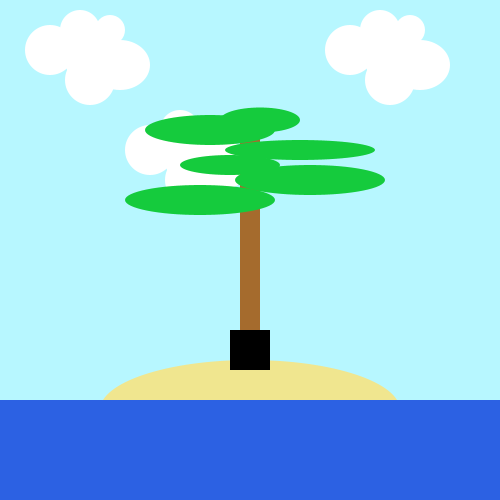
Frame 1 (no input)
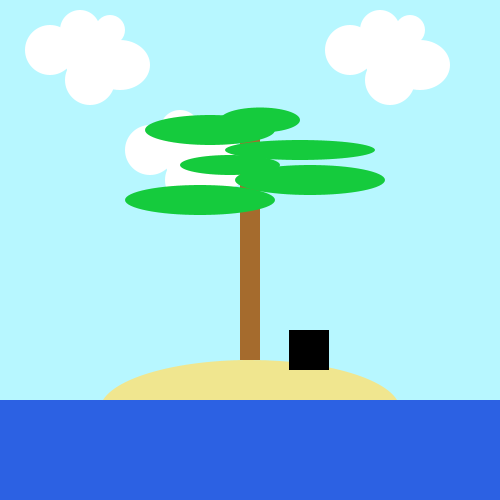
Frame 60 (the mouse pressed at the canvas centre just before this capture)
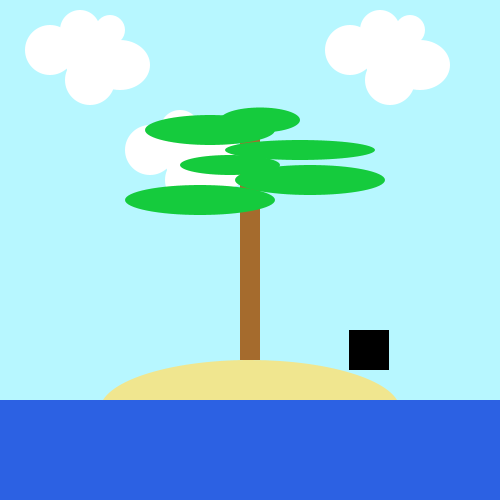
Frame 120 (the mouse held since frame 60 and released just before this capture)

The Processing sketch that drew these frames (run headless with seeded random() and noise(); from frame 60 on, the mouse is pressed at the canvas centre):

// Processing sketch: processing_109053
// ── processing_109053.pde

int posX;
int water;
int level;
int count=0;

void setup(){
  size(500,500);
  smooth();
  
  posX=width/2-20;
  level =0;
  water=0;
  
}

void draw(){
  
  if(level==0){
  drawBackgroundImage();
  
  drawMan(posX);
  
  if(count==0){
    manRight();
  }
  
  if(keyPressed){
    if(key ==CODED){
       if(keyCode ==LEFT){
         count=1;
       }else if(keyCode==RIGHT){
         count=0;
       }  
    } 
  }
  
  if(count==1)
    manLeft();
  
  if(posX > width/2+150 || posX < width/2-150)
      level=1;
  }else if(level==1){
    fill(#2C61E3);
    rect(0,400-water, width,height-400+water);
    water+=10;
    
    fill(255);
    textAlign(CENTER,CENTER);
    textSize(50);
    text("GAME OVER", width/2,height/2);
  }
  
  
}

void drawBackgroundImage(){
  background(#B7F7FF);
  
  noStroke();
  fill(255);
  ellipse(50,50,50,50);
  ellipse(80,30,40,40);
  ellipse(90,80,50,50);
  ellipse(90,60,50,50);
  ellipse(120,65,60,50);
  ellipse(110,30,30,30);
  
  int i=100;
  ellipse(50+i,50+i,50,50);
  ellipse(80+i,30+i,40,40);
  ellipse(90+i,80+i,50,50);
  ellipse(90+i,60+i,50,50);
  ellipse(120+i,65+i,60,50);
  ellipse(110+i,30+i,30,30);
  
  i=300;
  ellipse(50+i,50,50,50);
  ellipse(80+i,30,40,40);
  ellipse(90+i,80,50,50);
  ellipse(90+i,60,50,50);
  ellipse(120+i,65,60,50);
  ellipse(110+i,30,30,30);
  
  fill(#A56B2D);
  rect(width/2-10,130,20,230);
  
  //land//
  fill(#F0E68F);
  ellipse(width/2, 410, 300,100);//X:width/2-150 ~ width/2+150
  
  fill(#2C61E3);
  rect(0,400, width,height-400);
  
  fill(#15CB3D);
  ellipse(200,200,150,30);
  ellipse(300,150, 150,20);
  ellipse(210,130, 130,30);
  ellipse(310,180,150,30);
  ellipse(230,165,100,20);
  ellipse(260,120,80,25); 
}

void drawMan(int posX){
  int x;
  x=posX;
  

  fill(0);
  rect(x,330,40,40);
  
}

void manRight(){
  posX++;
}

void manLeft(){
  posX--;
}
